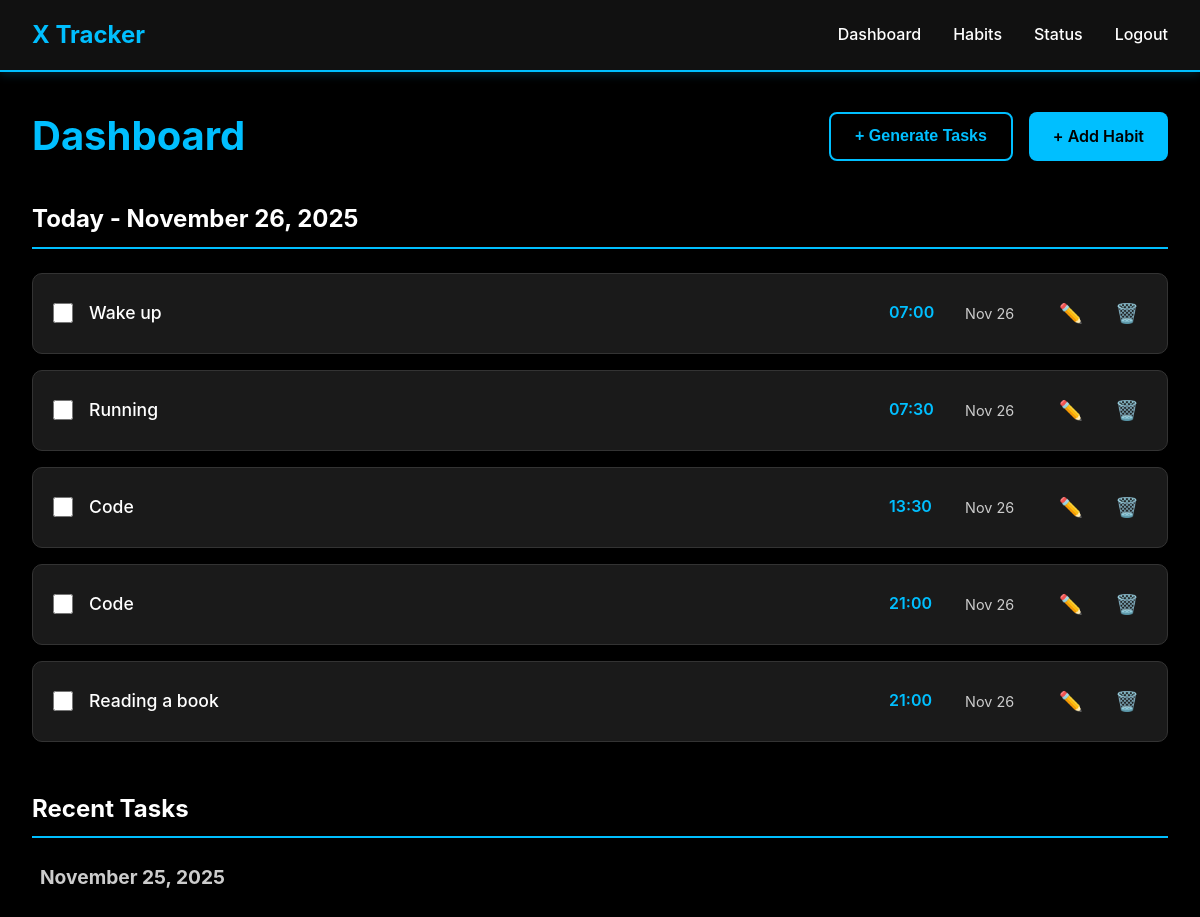
The page /dashboard/ (signed in) on the database its author committed.
### tracker/models.py (models this page shows, shortened)
class DailyTask(models.Model):
    habit = models.ForeignKey(Habit, on_delete=models.CASCADE, related_name='daily_tasks')
    date = models.DateField(default=date.today)
    is_done = models.BooleanField(default=False)
    user = models.ForeignKey(User, on_delete=models.CASCADE, related_name='daily_tasks')
    created_at = models.DateTimeField(auto_now_add=True)
    class Meta:
        unique_together = ['habit', 'date']
        ordering = ['date', 'habit__time']

class Habit(models.Model):
    title = models.CharField(max_length=200)
    time = models.TimeField(default=time(7, 0))  # Default 07:00
    user = models.ForeignKey(User, on_delete=models.CASCADE, related_name='habits')
    created_at = models.DateTimeField(auto_now_add=True)
    class Meta:
        ordering = ['time', 'title']

### tracker/views.py (the view)
# urls.py: path('dashboard/', views.dashboard, name='dashboard'),
@login_required
def dashboard(request):
    today = date.today()
    tasks = DailyTask.objects.filter(user=request.user).order_by('-date', 'habit__time')
    tasks_by_date = {}
    for task in tasks:
        date_str = task.date.strftime('%Y-%m-%d')
        if date_str not in tasks_by_date:
            tasks_by_date[date_str] = []
        tasks_by_date[date_str].append(task)
    today_tasks = DailyTask.objects.filter(user=request.user, date=today).order_by('habit__time')
    context = {
        'today_tasks': today_tasks,
        'tasks_by_date': tasks_by_date,
        'today': today,
    }
    return render(request, 'dashboard/index.html', context)

### templates/dashboard/index.html (shortened to what this page needs)
{% extends 'base.html' %}
{% block content %}
<div class="dashboard-container">
    <div class="dashboard-header">
        <h1>Dashboard</h1>
        <div class="header-actions">
            <button class="btn btn-secondary" onclick="showGenerateTasksForm()">+ Generate Tasks</button>
            <a href="{% url 'habits' %}" class="btn btn-primary">+ Add Habit</a>
        </div>
    </div>
    <div class="tasks-section">
        <h2 class="section-title">Today - {{ today|date:"F d, Y" }}</h2>
        {% if today_tasks %}
            <div class="tasks-list">
                {% for task in today_tasks %}
                <div class="task-item {% if task.is_done %}task-done{% endif %}" data-task-id="{{ task.id }}">
                    <input type="checkbox" class="task-checkbox" {% if task.is_done %}checked{% endif %}
                           onchange="toggleTask({{ task.id }})">
                    <span class="task-title">{{ task.habit.title }}</span>
                    <span class="task-time">{{ task.habit.time|time:"H:i" }}</span>
                    <span class="task-date">{{ task.date|date:"M d" }}</span>
                    <button class="btn-icon edit-btn" onclick="editTask({{ task.id }})" title="Edit">
                        ✏️
                    </button>
                    <button class="btn-icon delete-btn" onclick="deleteTask({{ task.id }})" title="Delete">
                        🗑️
                    </button>
                </div>
                {% endfor %}
            </div>
        {% endif %}
    </div>
    {% if tasks_by_date %}
    <div class="tasks-section">
        <h2 class="section-title">Recent Tasks</h2>
        {% for date_str, tasks in tasks_by_date.items %}
            {% if date_str != today|date:"Y-m-d" %}
            <div class="date-group">
                <h3 class="date-title">{{ tasks.0.date|date:"F d, Y" }}</h3>
                <div class="tasks-list">
                </div>
            </div>
            {% endif %}
        {% endfor %}
    </div>
    {% endif %}
</div>
{% endblock %}

### templates/base.html (shortened to what this page needs)
<!DOCTYPE html>
<html lang="en">
<head>
    {% load static %}
    <link rel="stylesheet" href="{% static 'css/style.css' %}">
</head>
<body>
    {% if user.is_authenticated %}
    <nav class="navbar">
        <div class="nav-container">
            <a href="{% url 'dashboard' %}" class="nav-logo">X Tracker</a>
            <div class="nav-menu">
                <a href="{% url 'dashboard' %}" class="nav-link">Dashboard</a>
                <a href="{% url 'habits' %}" class="nav-link">Habits</a>
                <a href="{% url 'stats' %}" class="nav-link">Status</a>
                <a href="{% url 'logout' %}" class="nav-link">Logout</a>
            </div>
        </div>
    </nav>
    {% endif %}
    <main class="main-content">
        {% block content %}{% endblock %}
    </main>
</body>
</html>

### static/css/style.css (style rules this page uses)
* { margin: 0; padding: 0; box-sizing: border-box; }
:root { --primary-bg: #000000; --secondary-bg: #111111; --accent-blue: #00BFFF; --accent-blue-dark: #0099CC; --text-primary: #FFFFFF; --text-secondary: #CCCCCC; --border-color: #333333; --success: #00FF00; --danger: #FF4444; --card-bg: #1a1a1a; }
body { font-family: -apple-system, BlinkMacSystemFont, 'Segoe UI', Roboto, Oxygen, Ubuntu, Cantarell, sans-serif; background-color: var(--primary-bg); color: var(--text-primary); line-height: 1.6; min-height: 100vh; }
.navbar { background-color: var(--secondary-bg); border-bottom: 2px solid var(--accent-blue); padding: 1rem 0; position: sticky; top: 0; z-index: 1000; box-shadow: 0 2px 10px rgba(0, 191, 255, 0.2); }
.nav-container { max-width: 1200px; margin: 0 auto; padding: 0 2rem; display: flex; justify-content: space-between; align-items: center; }
.nav-logo { font-size: 1.5rem; font-weight: bold; color: var(--accent-blue); text-decoration: none; transition: color 0.3s ease; }
.nav-menu { display: flex; gap: 2rem; }
.nav-link { color: var(--text-primary); text-decoration: none; transition: color 0.3s ease; font-weight: 500; }
.main-content { max-width: 1200px; margin: 0 auto; padding: 2rem; min-height: calc(100vh - 80px); }
.btn { padding: 0.75rem 1.5rem; border: none; border-radius: 8px; font-size: 1rem; font-weight: 600; cursor: pointer; text-decoration: none; display: inline-block; transition: all 0.3s ease; text-align: center; }
.btn-primary { background-color: var(--accent-blue); color: var(--primary-bg); }
.btn-secondary { background-color: transparent; color: var(--accent-blue); border: 2px solid var(--accent-blue); }
.btn-icon { background: none; border: none; cursor: pointer; font-size: 1.2rem; padding: 0.5rem; transition: transform 0.2s ease; }
.dashboard-container { animation: fadeIn 0.4s ease; }
.dashboard-header { display: flex; justify-content: space-between; align-items: center; margin-bottom: 2rem; flex-wrap: wrap; gap: 1rem; }
.dashboard-header h1 { font-size: 2.5rem; color: var(--accent-blue); }
.header-actions { display: flex; gap: 1rem; flex-wrap: wrap; }
.section-title { font-size: 1.5rem; margin-bottom: 1.5rem; color: var(--text-primary); border-bottom: 2px solid var(--accent-blue); padding-bottom: 0.5rem; }
.tasks-section { margin-bottom: 3rem; }
.tasks-list { display: flex; flex-direction: column; gap: 1rem; }
.task-item { background-color: var(--card-bg); padding: 1.25rem; border-radius: 10px; border: 1px solid var(--border-color); display: flex; align-items: center; gap: 1rem; transition: all 0.3s ease; animation: slideIn 0.3s ease; }
.task-checkbox { width: 20px; height: 20px; cursor: pointer; accent-color: var(--accent-blue); }
.task-title { flex: 1; font-size: 1.1rem; font-weight: 500; }
.task-time { color: var(--accent-blue); font-weight: 600; min-width: 60px; }
.task-date { color: var(--text-secondary); font-size: 0.9rem; min-width: 70px; }
.date-group { margin-bottom: 2rem; }
.date-title { font-size: 1.2rem; color: var(--text-secondary); margin-bottom: 1rem; padding-left: 0.5rem; }

### rows shown on the page
DailyTask: habit "Wake up", habit.time "07:00", date "Nov 26"
DailyTask: habit "Running", habit.time "07:30", date "Nov 26"
DailyTask: habit "Code", habit.time "13:30", date "Nov 26"
DailyTask: habit "Code", habit.time "21:00", date "Nov 26"
DailyTask: habit "Reading a book", habit.time "21:00", date "Nov 26"
DailyTask: date "November 25, 2025"

### other values the page prints
{{ today|date:"F d, Y" }} "November 26, 2025"
